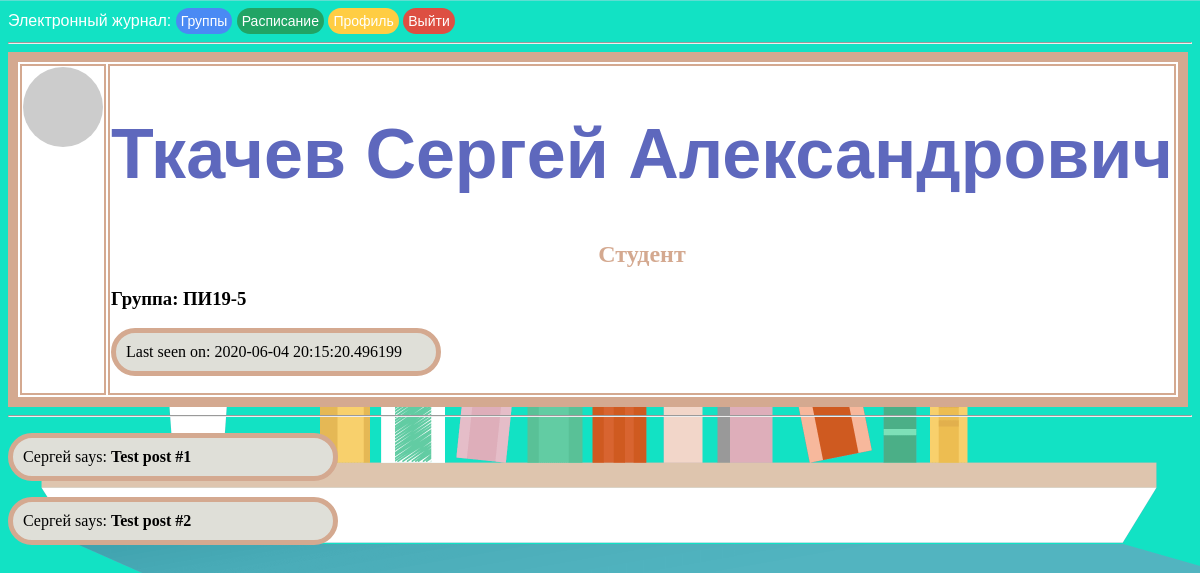
Page /user/Сергей_Ткачев_id-118 (signed in) on the earlier database version.
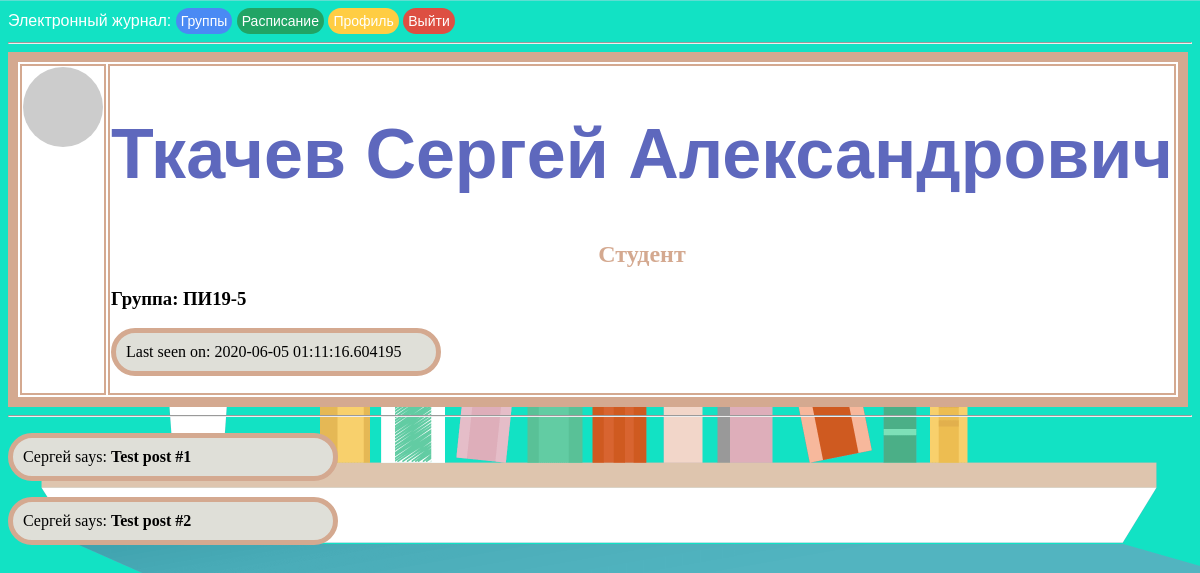
Same page on the later database version.
### app/models.py (models this page shows, shortened)
class User(UserMixin, db.Model):
    id = db.Column(db.Integer, primary_key=True)
    priority = db.Column(db.String(64))
    surname = db.Column(db.String(64), index=True)
    name = db.Column(db.String(64), index=True)
    patronymic = db.Column(db.String(64), index=True)
    email = db.Column(db.String(120), index=True, unique=True)
    phone = db.Column(db.Integer, index=True, unique=True)
    groups = db.Column(db.String(60), index=True)
    password_hash = db.Column(db.String(128))
    about_me = db.Column(db.String(140))
    last_seen = db.Column(db.DateTime, default=datetime.today)
    def avatar(self, size):
        digest = md5(self.email.lower().encode('utf-8')).hexdigest()
        return 'https://www.gravatar.com/avatar/{}?d=mp&s={}'.format(digest, size)
    @login.user_loader
    def load_user(id):
        return User.query.get(int(id))

### app/routes.py (the view)
@app.route('/user/<name>_<surname>_id-<id>')
@login_required
def user(name, surname, id):
    user = User.query.filter_by(id=id).first_or_404()
    posts = [
        {'author': user, 'body': 'Test post #1'},
        {'author': user, 'body': 'Test post #2'}
    ]
    return render_template('user.html', user=user, posts=posts, title=f'{surname} {name}')

### app/routes.py (called while the page is built)
@app.before_request
def before_request():
    if current_user.is_authenticated:
        current_user.last_seen = datetime.today()
        db.session.commit()

### app/templates/user.html (shortened to what this page needs)
<!DOCTYPE html>
{% extends "base.html" %}
{% block content %}
    <table class="pofile" style="border:10px solid #d4a990;">
        <tr valign="top">
            <td><img src="{{ user.avatar(128) }}" alt="" class="round"></td>
            <td><h1> {{ user.surname }} {{ user.name }} {{user.patronymic}}</h1>
                <h2>{{ user.priority}}</h2>
                {%if user.priority == "Преподаватель"%}
                    <h3>Дисциплина: {{user.groups}}</h3>
                {%else%}
                    <h3>Группа: {{user.groups}}</h3>
                {%endif%}
                {% if user.last_seen %}<p>Last seen on: {{ user.last_seen }}</p>{% endif %}
            </td>
        </tr>
    </table>
    <hr>
    {% for post in posts %}
    <p>
    {{ post.author.name }} says: <b>{{ post.body }}</b>
    </p>
    {% endfor %}
{% endblock %}

Differences in the rows shown:
changed User "Ткачев": last_seen "2020-06-04 20:15:20.496199" → "2020-06-05 01:11:16.604195"
